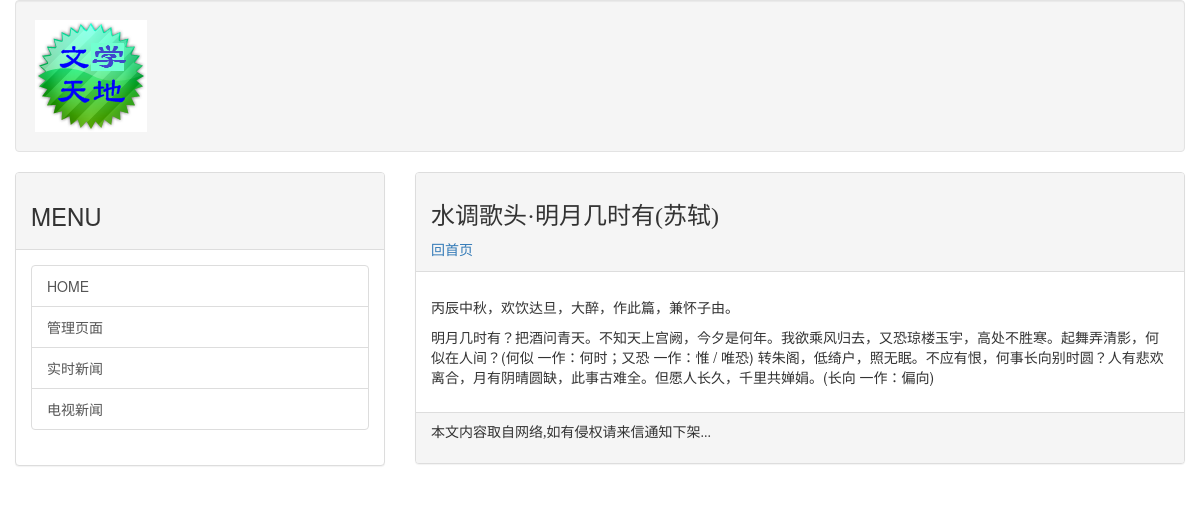
The page /post/tangshi01 on the database its author committed.
### mainsite/models.py (models this page shows, shortened)
class Post(models.Model):
    title = models.CharField(max_length=200)
    slug = models.CharField(max_length=200)
    body = models.TextField()
    pub_date = models.DateTimeField(default=timezone.now)
    class Meta:
        ordering = ('-pub_date',)

### mainsite/views.py (the view)
# urls.py: url(r'^post/(\w+)$', showpost),
def showpost(request, slug):
    template = get_template('post.html')
    try:
        post = Post.objects.get(slug=slug)
        if post != None:
            html = template.render(locals())
            return HttpResponse(html)
    except:
        return redirect('/')

### templates/post.html (shortened to what this page needs)
{% extends 'base.html' %}
{% load markdown_deux_tags %}
{% block headmessage %}
    <h3 style="font-family:微软雅黑;">{{post.title}}</h3>
    <a style="font-family:微软雅黑" href="/">回首页</a>
{% endblock %}
{% block content %}
    <p style="font-family:微软雅黑;font-size:12pt;letter-spacing: 2pt;">
        {{post.body | markdown }}</a>
    </p>
{% endblock %}

### rows shown on the page
Post: title "水调歌头·明月几时有(苏轼)", body "丙辰中秋，欢饮达旦，大醉，作此篇，兼怀子由。 明月几时有？把酒问青天。不知天上宫阙，今夕是何年。我欲乘风归去，又恐琼楼玉宇，高处不胜寒。起舞弄清影，何似在人间？(何似 一作：何时；又恐 一作：惟 / 唯恐) 转朱阁，低绮户，照无眠。不应有恨，何事长向别时圆？人有悲欢离合，月有阴晴圆缺，此事古难全。但愿人长久，千里共婵娟。(长向 一作：偏向)"
